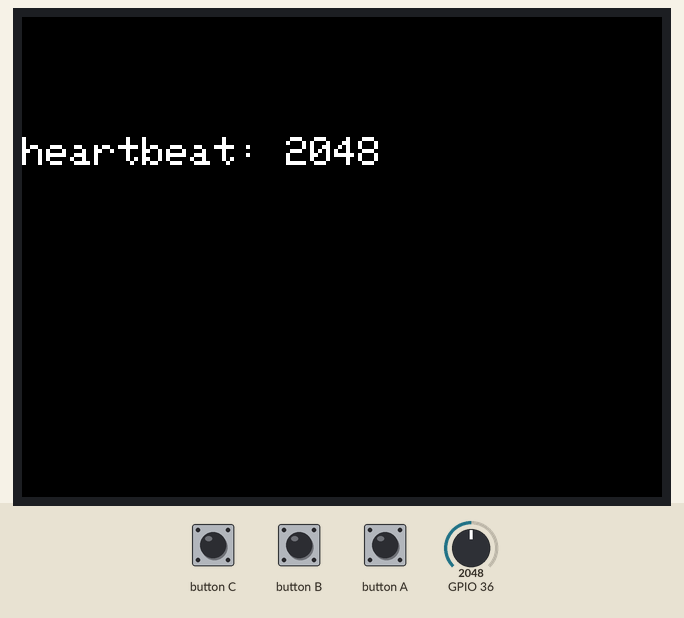
Bench run of a program on a simulated ESP32. Parts: 320×240 colour display. The test bench sets the inputs (shaded band); at power-on: GPIO 36 = 2048. Storage starts empty; what the program prints to the serial monitor is not drawn.

Above: at 1.4 s.
1.5 s: button A pressed for 0.15 s
At 2.7 s:
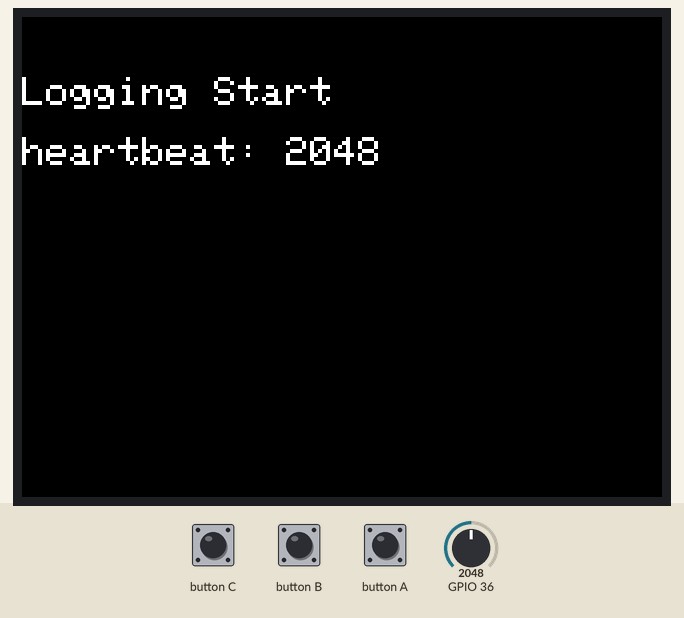
3.1 s: GPIO 36 set to 2866
At 3.7 s:
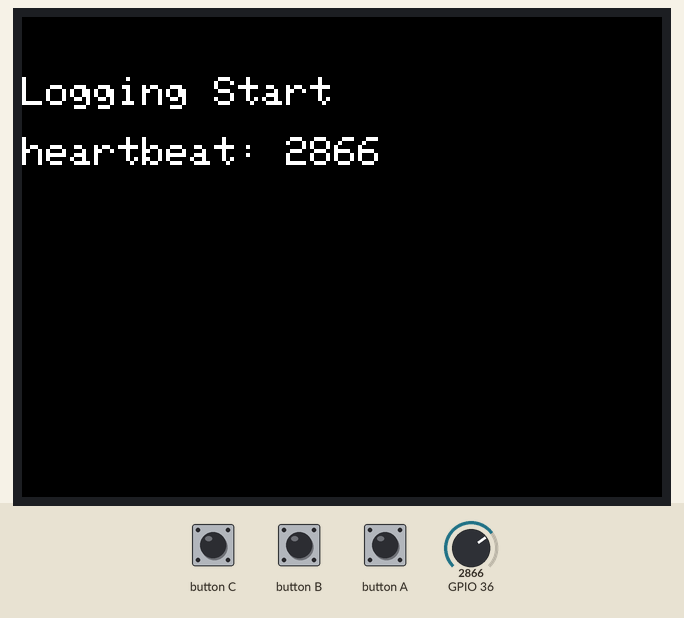
4.6 s: button A pressed for 1 s
At 6.0 s:
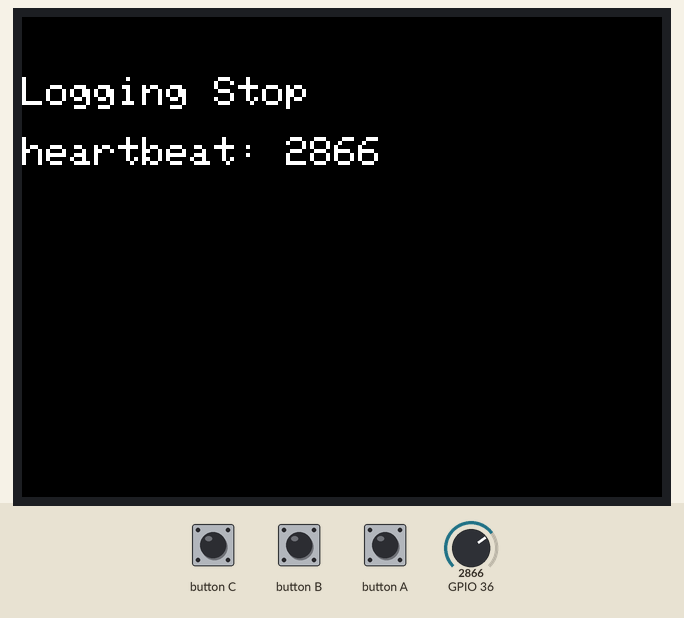
7.1 s: GPIO 36 set to 3603
At 7.6 s:
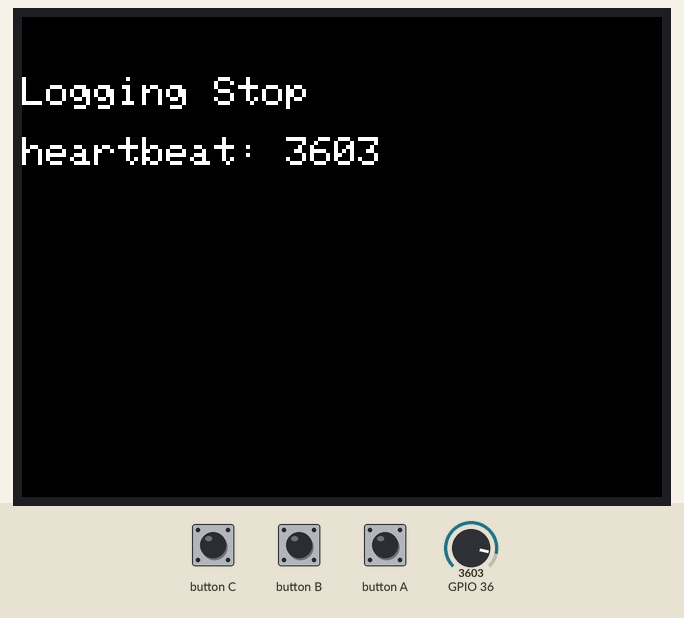
8.6 s: GPIO 36 set to 4095
At 9.0 s:
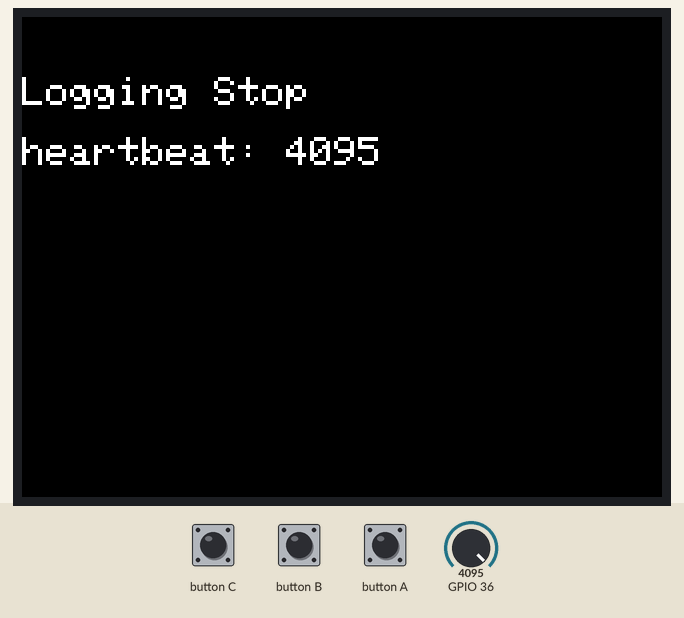
Timing chart, 0 to 11.1 s (numbered marks = the images above; inputs shaded):
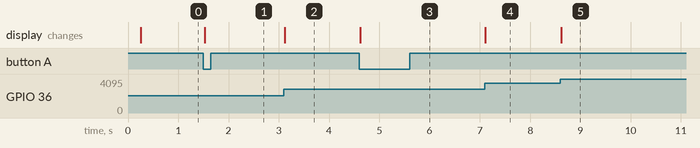

The program:

main.cpp
```cpp
#include <M5Unified.h>
#include <SD.h>
File sdcard;
bool loggingState = false;
void saveSD(int hbt);

void setup() {
  auto cfg = M5.config();
  M5.begin(cfg);
  Serial.begin(115200);

  M5.Display.setTextSize(2);
  M5.Display.setTextColor(TFT_WHITE, TFT_BLACK);
  M5.Display.clear();

  SD.begin(4, SPI, 40000000);  //SDカード初期化
  sdcard = SD.open("/m5.csv", FILE_WRITE); // 追記モードでオープン
  sdcard.println("time,heartbeat"); // ヘッダー行書き込み
  sdcard.flush();
}

void loop() {
  M5.update();
  int heartbeat = analogRead(36);

  M5.Display.drawString("heartbeat: " + String(heartbeat) , 0, 60);
  Serial.printf(">heartbeat:%d\n", heartbeat); //Teleplot"でグラフ確認
  // Serial.printf("heartbeat:%d\n", heartbeat); //数値確認のみ

  if (M5.BtnA.wasPressed()){  // ボタンAが押されたらログの開始/停止を切り替え
    if(loggingState){
      loggingState = false;
      M5.Display.drawString("Logging Stop ", 0, 30);
    } else{
      loggingState = true;
      M5.Display.drawString("Logging Start", 0, 30);
    }
  }

  // ログの状態がONならタッチ位置をSDカードに保存
  if (loggingState == true) saveSD(heartbeat);
  delay(10);
}

void saveSD(int hbt) {
  String line = String(millis()) + "," + String(hbt);
  if (sdcard) {
    sdcard.println(line);// 書き込み
    sdcard.flush();// SDカードに保存
  }
}
```

Measured:
- after the input at 1.5 s, the display: changes at once (image 1)
- after the input at 3.1 s, the display: changes at once (image 2)
- after the input at 4.6 s, the display: changes at once (image 3)
- after the input at 7.1 s, the display: changes at once (image 4)
- after the input at 8.6 s, the display: changes at once (image 5)
